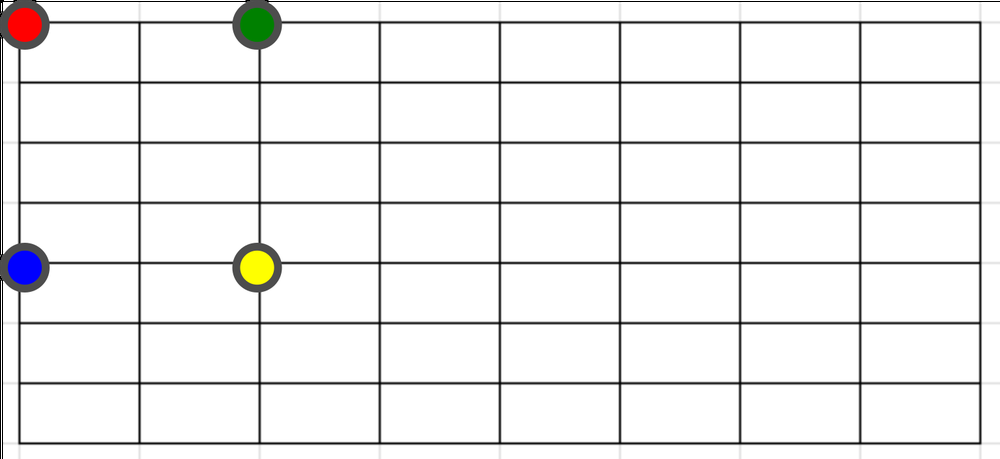
#> input picture gridWithPoint.png, 1000 x 459 px, shrunk from 1509 x 692 before the run
$ python anamorph.py
#> lines starting #> are read from the running program, lines starting #| are printed output that depends on the picture
#> further down, inputImg is the input picture: shape (459, 1000, 3); mean B, G, R 237.9, 238.1, 238.4
import numpy as np
import cv2

# [99 lines left out: functions anamorphWithoutInterpolation, anamorphWithoutMask, not called in this run]


def anamorph(f, start_radian  = np.pi,  spread_radian = 2 * np.pi):
#> called with start_radian = 0, spread_radian = 1.57
    ny, nx = f.shape[:2]
#> ny = 459; nx = 1000
    # Define the radius and height for the new image
    r0 = ny
#> r0 = 459
    r1 = ny
#> r1 = 459

    # Calculate new dimensions
    new_width = 2 * (r0 + r1)
#> new_width = 1836
    new_height = 2 *(r0 + r1)
#> new_height = 1836

    # Create meshgrid for coordinates
    x = np.arange(nx)
#> x = 1000 values from 0 to 999
    y = np.arange(ny)
#> y = 459 values from 0 to 458
    xx, yy = np.meshgrid(x, y)

    # Create new mapping matrices
    map_x, map_y = np.meshgrid(np.arange(new_width), np.arange(new_height))

    x0 = r1 + r0
#> x0 = 918
    y0 = r1 + r0
#> y0 = 918

    # Calculate r and theta
    dx = map_x - x0
    dy = map_y - y0
    r = np.sqrt(dx**2 + dy**2)
    theta = np.arctan2(dy, dx)
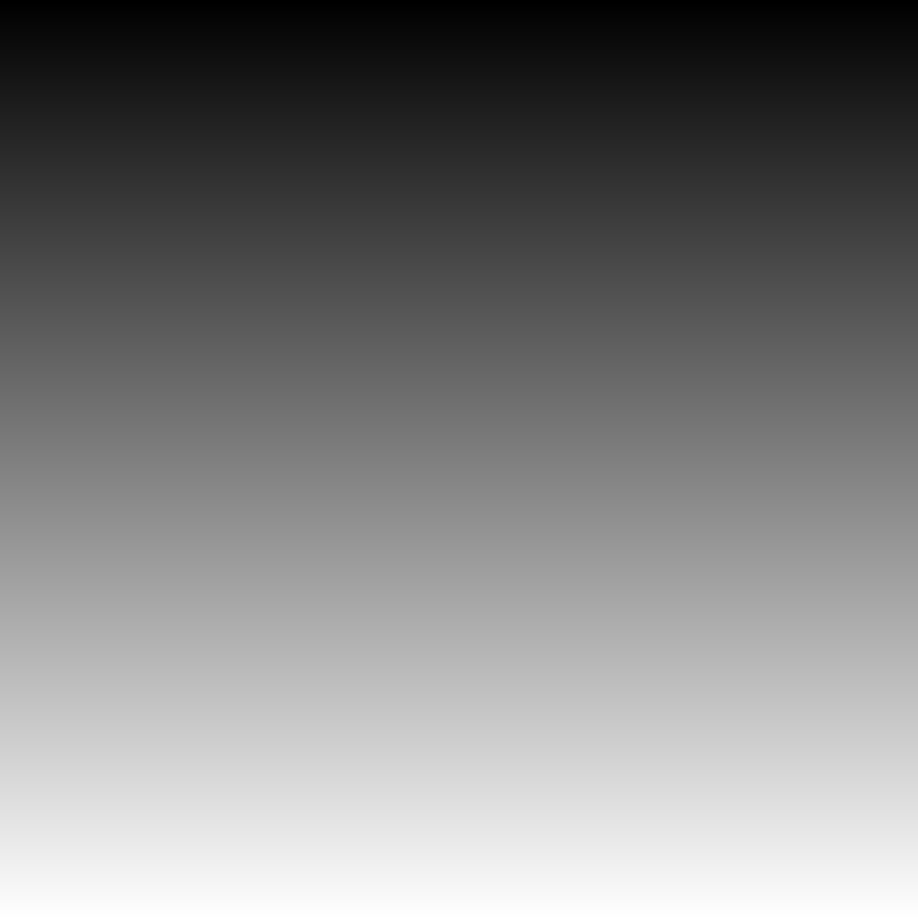
#> dy: shape (1836, 1836) int64 (shown at 1/2 size); min -918, max 917, mean -0.5; drawn with min black and max white


    map_x_new = nx - 1 - (nx - 1) * (theta + start_radian) / spread_radian
    map_y_new = ny - 1 - (ny - 1) * (r - r0) / r1

    # Create masks for valid coordinates before clipping
    valid_x_mask = (map_x_new >= 0) & (map_x_new < nx)
    valid_y_mask = (map_y_new >= 0) & (map_y_new < ny)
    valid_mask = valid_x_mask & valid_y_mask

    # Initialize the output image with a white background
    g = np.full((new_height, new_width, 3), (255, 255, 255), dtype=np.uint8)

    # Initialize the remapped image
    temp = np.zeros((new_height, new_width, 3), dtype=np.uint8)

    # Apply the remap transformation to the entire image
    temp = cv2.remap(f, map_x_new.astype(np.float32), map_y_new.astype(np.float32), interpolation=cv2.INTER_LINEAR, borderValue=(255, 255, 255))
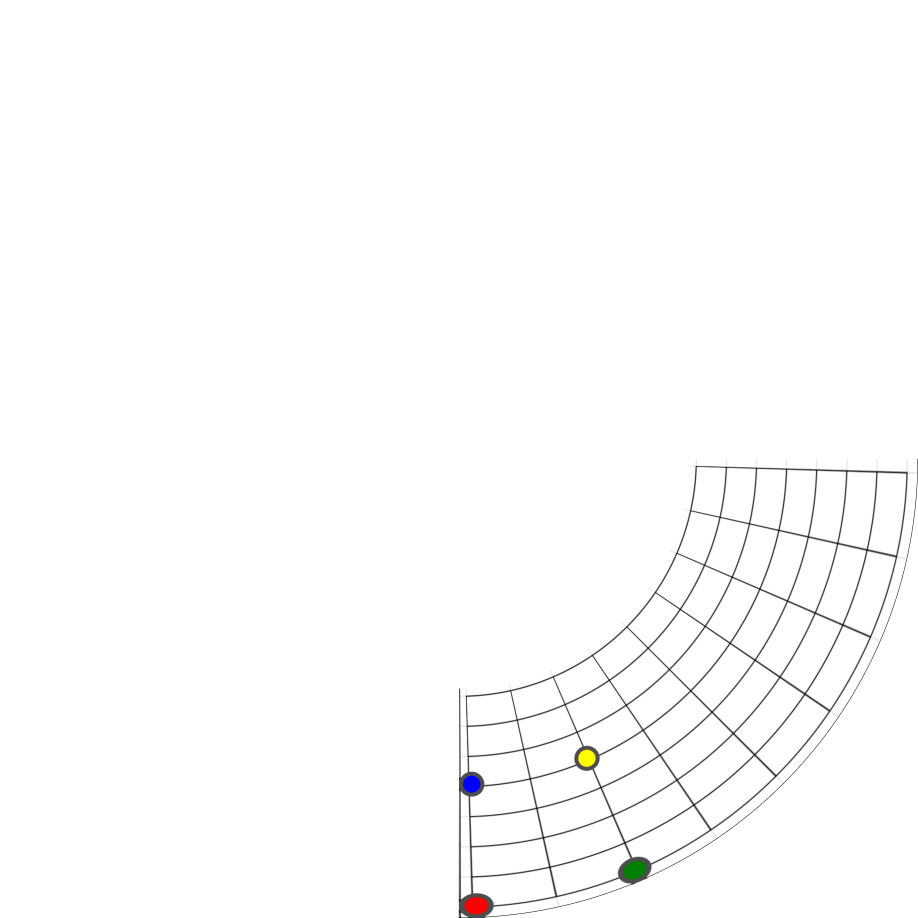
#> temp: shape (1836, 1836, 3) (shown at 1/2 size); mean B, G, R 252.4, 252.4, 252.5

    # Apply the mask to combine the results
    g[valid_mask] = temp[valid_mask]

    return g


# Read input image
filename = 'gridWithPoint.png'
inputImg = cv2.imread(filename)
#outputImg = anamorph(inputImg)
#start_radian 從哪個方向開始
outputImg = anamorph(inputImg, start_radian = 0, spread_radian = 0.5*np.pi)

#outputImg = anamorphWithoutInterpolation(inputImg)
cv2.imwrite("output.jpg", outputImg)

$ run again, with grid.png copied over gridWithPoint.png
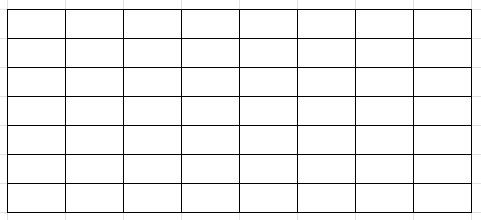
#> input picture grid.png, 481 x 220 px
#> inputImg is the input picture: shape (220, 481, 3); min 0, max 255, mean 241.7
#> in anamorph, `temp = cv2.remap(f, map_x_new.astype(np.float32), map_y_new.astype(np...`:
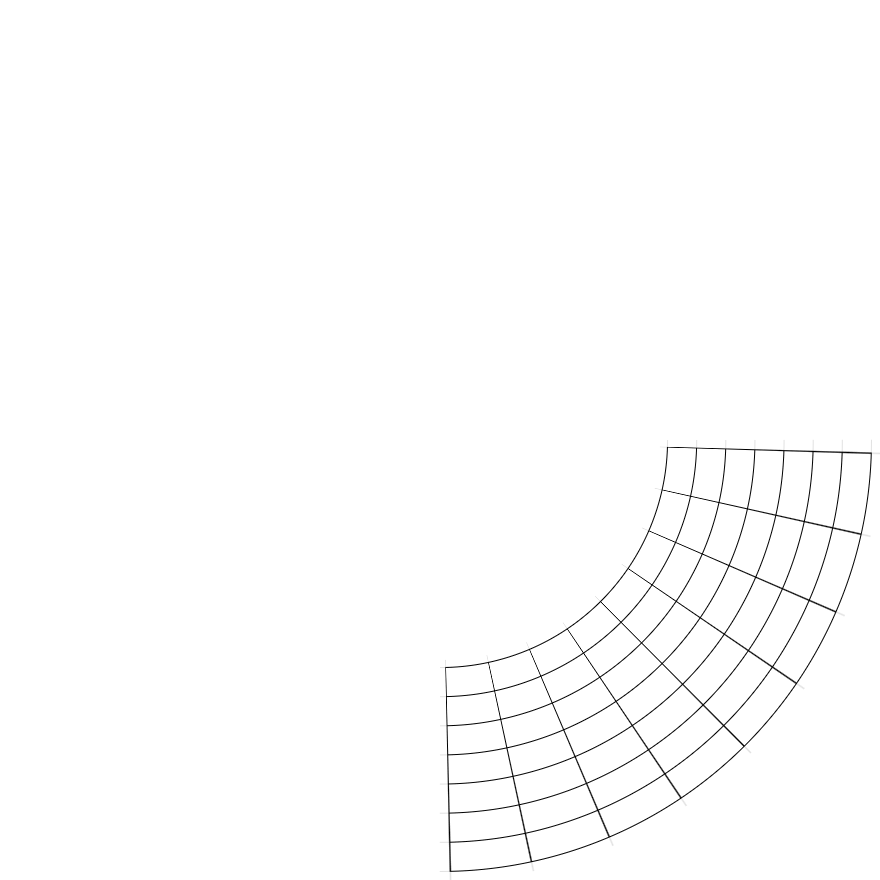
#> temp: shape (880, 880, 3); min 0, max 255, mean 253

$ run again, with face.jpg saved as gridWithPoint.png
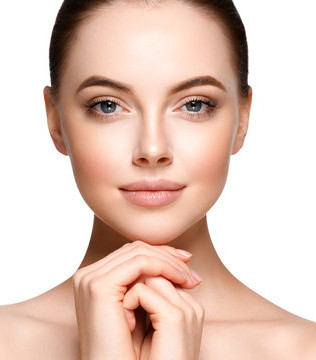
#> input picture face.jpg, 316 x 360 px
#> inputImg is the input picture: shape (360, 316, 3); mean B, G, R 188.6, 200.6, 227.4
#> in anamorph, `temp = cv2.remap(f, map_x_new.astype(np.float32), map_y_new.astype(np...`:
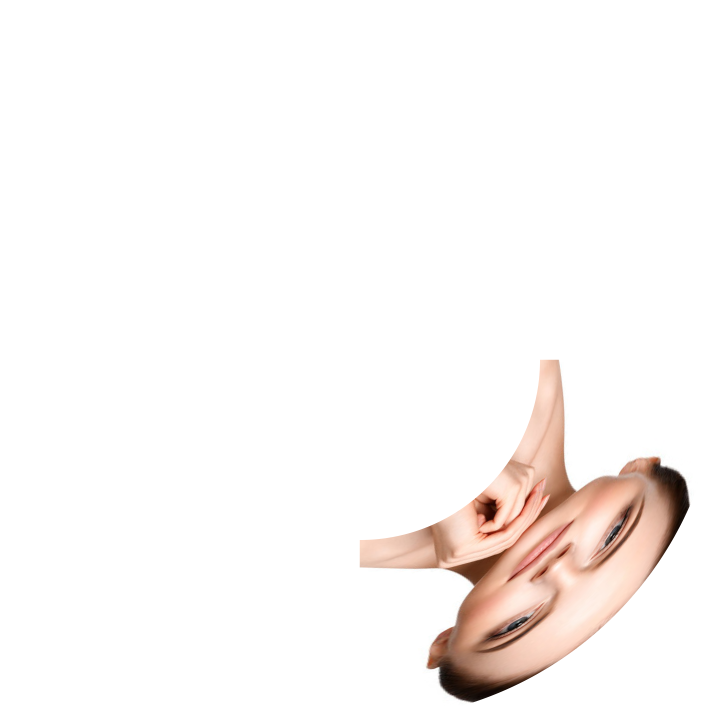
#> temp: shape (1440, 1440, 3) (shown at 1/2 size); mean B, G, R 245.2, 246.9, 250.7
